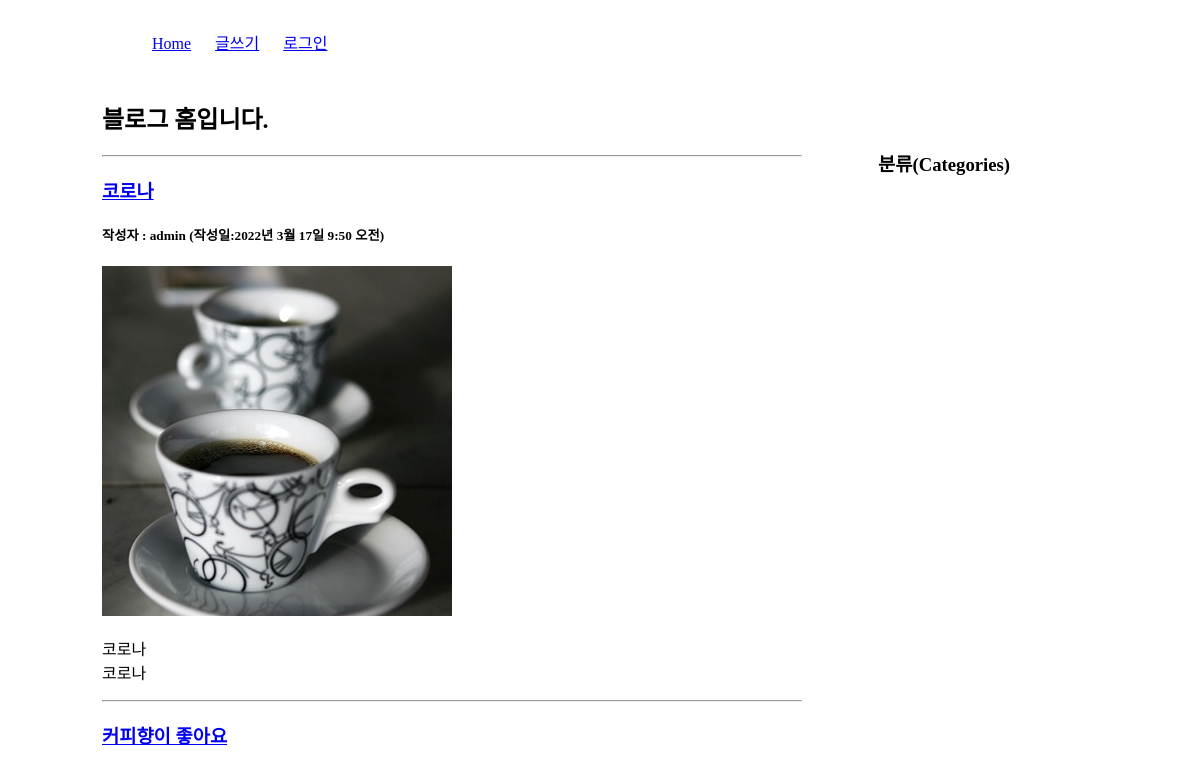
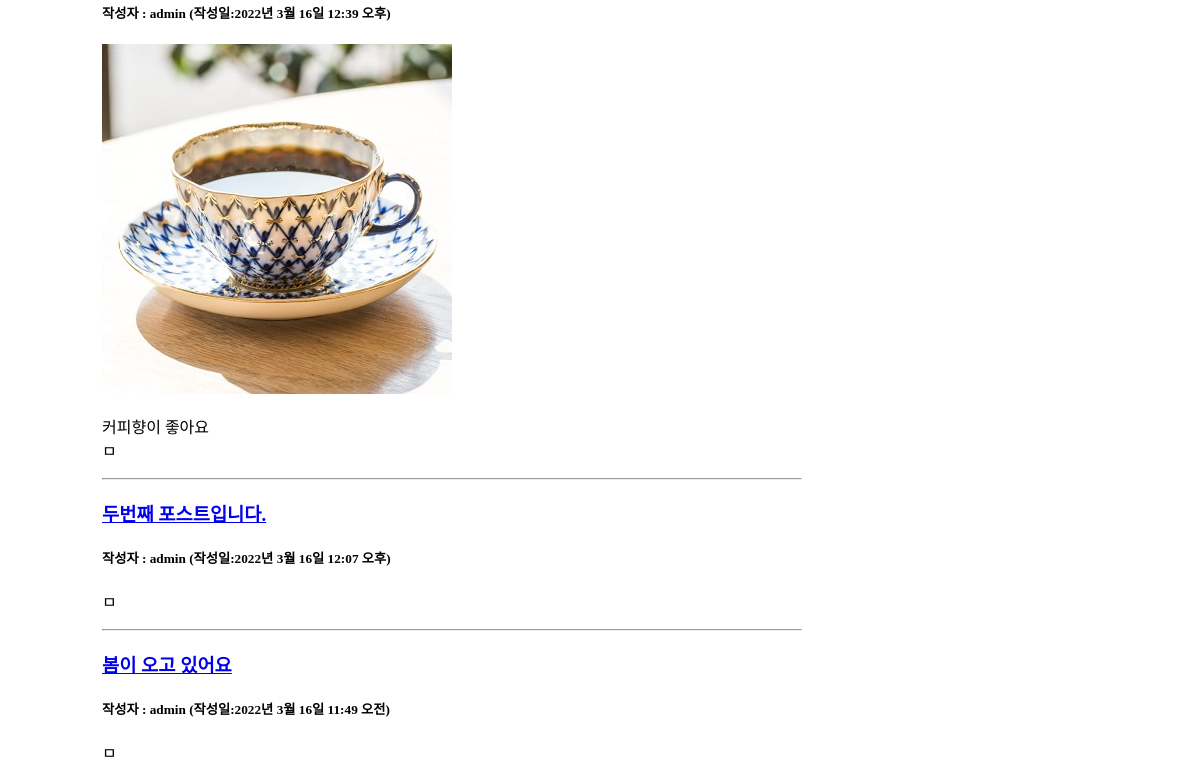
Before: / with the older database file (2 pictures, top to bottom).
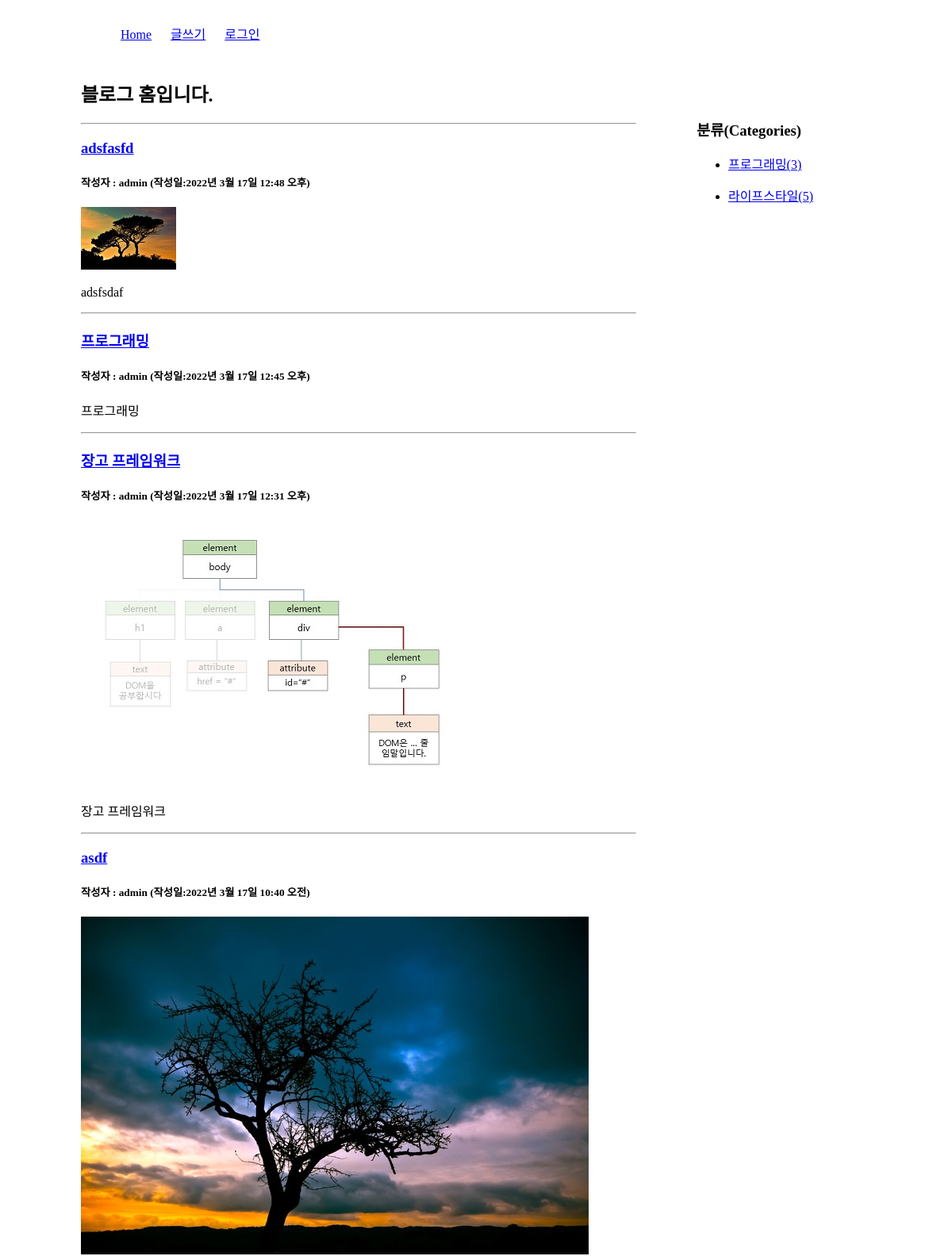
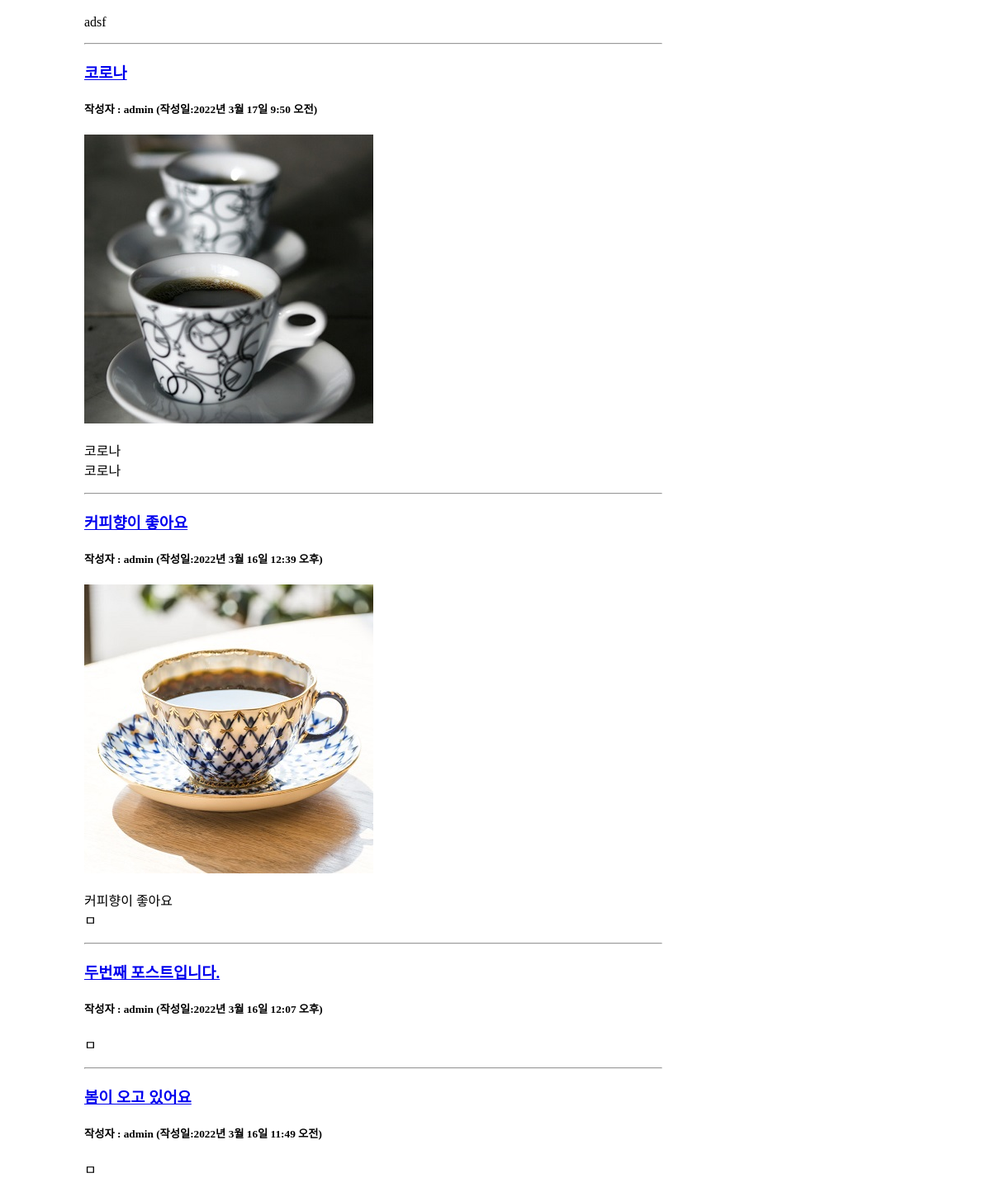
After: the same page with the newer database file (2 pictures, top to bottom).
### blog/models.py (models this page shows, shortened)
class Post(models.Model):
    title = models.CharField(max_length=100)
    content = models.TextField()
    pub_date = models.DateTimeField()
    modify_date = models.DateTimeField(null=True, blank=True)   # 빈칸 허용
    photo = models.ImageField(upload_to='blog/images/%Y/%m/%d/',
                              null=True, blank=True)            # Y만 대문자
    author = models.ForeignKey(User, on_delete=models.CASCADE)
    category = models.ForeignKey(Category, null=True, blank=True, on_delete=models.SET_NULL)        # 카테고리가 삭제되어도 블로그는 유지됨(미분류가 있을수 있다)

class Category(models.Model):
    name = models.CharField(max_length=50, unique=True)         # 카테고리 이름 - 유일
    slug = models.SlugField(max_length=200, unique=True, allow_unicode=True)        # 한글 인코딩
    def __str__(self):
        return self.name
    def get_absolute_url(self):
        return "/blog/category/{}".format(self.slug)            # ex) /blog/category/프로그래밍
    class Meta:
        verbose_name_plural = 'Categories'                  # Categorys로 나오는거 바꿔줌

### blog/views.py (the view)
# urls.py: path('', views.index, name='index'),                    # 127.0.0.1:8000/blog/
def index(request):
    post_list = Post.objects.order_by('-pk')           # 최근 작성일 - 내림차순 정렬 ('-pub_date')도 가능
    categories = Category.objects.all()
    context = {'post_list':post_list, 'categories':categories}
    return render(request, 'blog/post_list.html', context)

### templates/blog/post_list.html (shortened to what this page needs)
<!DOCTYPE html>
<html lang="ko">
{% load static %}
<head>
    <link rel="stylesheet" href="{% static 'blog/css/style.css' %}">
</head>
<body>
    <div id="container">
        {% include 'navbar.html' %}
        <section id="list">
            <h1>블로그 홈입니다.</h1>
            {% if post_list %}
            {% for post in post_list %}
            <hr>
            <h3><a href="{% url 'blog:detail' post.id %}">{{ post.title }}</a></h3>
            <h5>작성자 : {{ post.author }} (작성일:{{ post.pub_date }})</h5>
            {% if post.photo %}
            <img src="{{ post.photo.url }}">
            {% endif %}
            <p>{{ post.content | linebreaks }}</p>
            {% endfor %}
            {% else %}
            <p>포스트가 없습니다.</p>
            {% endif %}
        </section>
        <aside>
            <h3>분류(Categories)</h3>
            <div>
                {% for category in categories %}
                <ul>
                    <li><a href="{{ category.get_absolute_url }}">
                        {{ category }}({{ category.post_set.count }})</a>
                    </li>
                </ul>
                {% endfor %}
            </div>
        </aside>
    </div>
</body>
</html>

### templates/navbar.html
<header>
    <nav>
        <ul>
            <li><a href="{% url 'blog:index' %}">Home</a></li>
            <li><a href="{% url 'blog:post_create' %}">글쓰기</a></li>
            {% if user.is_authenticated %}
            <li><a href="{% url 'common:logout' %}">({{ user.username }}님)로그아웃</a></li>
            {% else %}
            <li><a href="{% url 'common:login' %}">로그인</a></li>
            {% endif %}
        </ul>
    </nav>
</header>

### static/blog/css/style.css (style rules this page uses)
#container { width: 996px; margin: 20px auto; }
nav ul { list-style: none; }
nav ul li { display: inline-block; margin: 10px; }
#list, #detail { width: 700px; float: left; }
aside { width: 200px; float: right; margin: 50px 20px 0 0; }

Changed rows visible on the page:
added Post: title "adsfasfd", author "admin", pub_date "2022년 3월 17일 12:48 오후", photo (picture), content "adsfsdaf"
added Post: title "프로그래밍", author "admin", pub_date "2022년 3월 17일 12:45 오후", content "프로그래밍"
added Post: title "장고 프레임워크", author "admin", pub_date "2022년 3월 17일 12:31 오후", photo (picture), content "장고 프레임워크"
added Post: title "asdf", author "admin", pub_date "2022년 3월 17일 10:40 오전", photo (picture), content "adsf"
added Category: name "프로그래밍", post_set.count "3"
added Category: name "라이프스타일", post_set.count "5"
